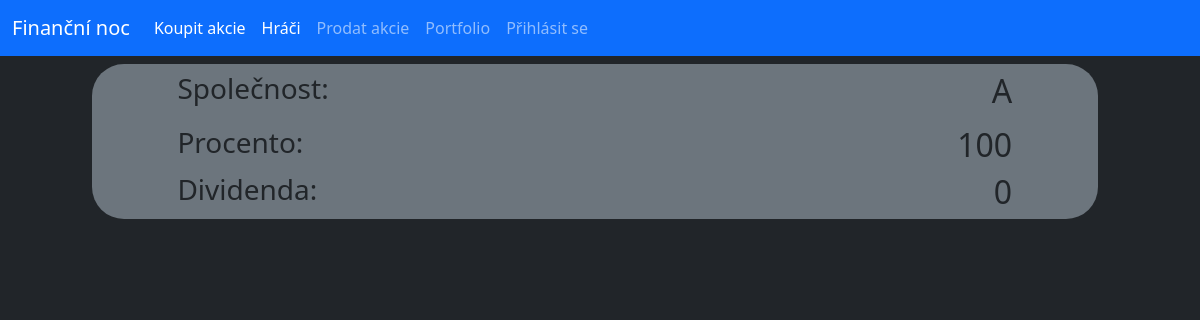
Screenshot of /stocks/A with the database file from the repository.
### database.py (models this page shows, shortened)
class Stock(db.Model):
    _id = db.Column("id", db.Integer, primary_key=True)
    owner = db.Column(db.String(40))
    name = db.Column(db.String(40))
    percentage = db.Column(db.Integer)
    isSelling = db.Column(db.Boolean)
    dividend = db.Column(db.Integer)

### router.py (the view)
@app.route("/players")
@app.route("/stocks/<username>")
def player_stocks(username=None):
    players = User.query.all()
    if not username:
        return render_template("players.html", users=players)
    player_stocks = Stock.query.filter_by(owner=username).all()
    return render_template("userStocks.html", stocks=player_stocks)

### templates/userStocks.html
{% extends "main.html" %}
{% block content%}
    {% for stock in stocks%}
    <div class="row py-2">
        <div class="col-offset-1 col-11">
            <div class="conteiner offset-1 bg-secondary rounded-5">
                <div class="row py-2">
                    <div class="col-4 offset-1"><h3>Společnost:</h3></div>
                    <div class="col-6"><h2 class="text-end">{{stock.name}}</h2></div>
                </div>
                <div class="row">
                    <div class="col-4 offset-1"><h3>Procento:</h3></div>
                    <div class="col-6"><h2 class="text-end">{{stock.percentage}}</h2></div>
                </div>
                <div class="row">
                    <div class="col-4 offset-1"><h3>Dividenda:</h3></div>
                    <div class="col-6"><h2 class="text-end">{{stock.dividend}}</h2></div>
                </div>
            </div>
        </div>
    </div>
    {% endfor %}
{% endblock%}

### rows the page displays
Stock: name "A", percentage "100", dividend "0"
